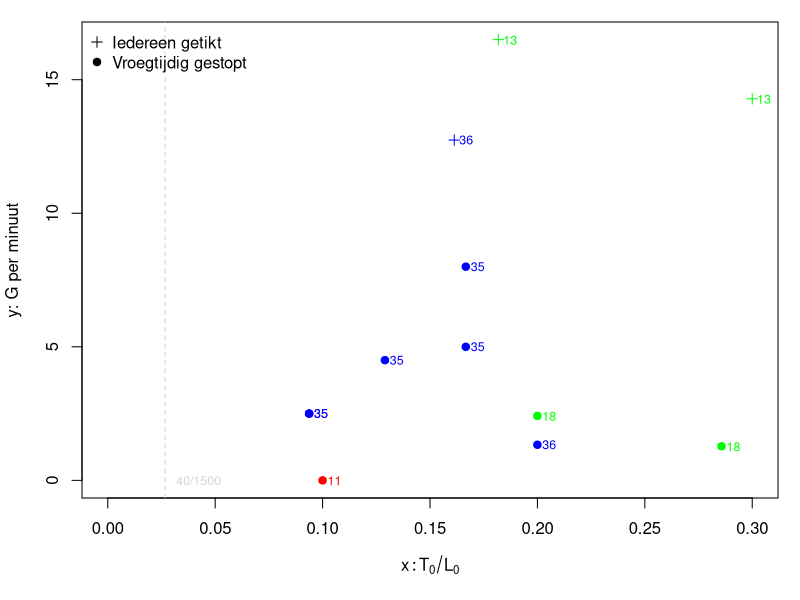

Here is the R script that generated this plot:
## ---- chunk 1
knitr::opts_chunk$set(echo = FALSE)
## ---- chunk 2
data <- read.csv("data/schone_data.csv")
data <- data[c("n_spelers", "n_lopers", "n_tikkers", "n_getikt", "duur")]
knitr::kable(data, col.names = c("# spelers", "# lopers", "# tikkers", "# getikt", "duur [sec]"))
## ---- chunk 3
data_mod <- data.frame(y = 60 * data$n_getikt / data$duur,
                       x = data$n_tikkers / data$n_lopers,
                       stringsAsFactors = FALSE)
# kleur de punten in functie van het totaal aantal spelers
data_mod$color <- ifelse(data$n_spelers < 30, "green", "blue")
data_mod$color[data_mod$y == 0] <- "red"
# geef een verschillend symbool aan spelletjes die voortijdig gestopt zijn
data_mod$pch <- ifelse(data$n_lopers == data$n_getikt, 3, 19)
opar <- par(mar = c(5.1, 4.1, 1.1, 1.1))
plot(data_mod$x, data_mod$y, col = data_mod$color, pch = data_mod$pch,
     main = "", xlab = expression(x: T[0]/L[0]), ylab = "y: G per minuut",
     xlim = range(0, range(data_mod$x)))
text(data_mod$x, data_mod$y, col = data_mod$color, labels = data$n_spelers,
     cex = 0.75, adj = - 0.35)
abline(v = 40 / 1500, lty = "dashed", col = "lightgray")
text(40 / 1500, 0, col = "lightgray", labels = "40/1500", cex = 0.75, adj = -0.25)
legend("topleft", pch = c(3, 19), legend = c("Iedereen getikt", "Vroegtijdig gestopt"), bty = "n")
par(opar)
